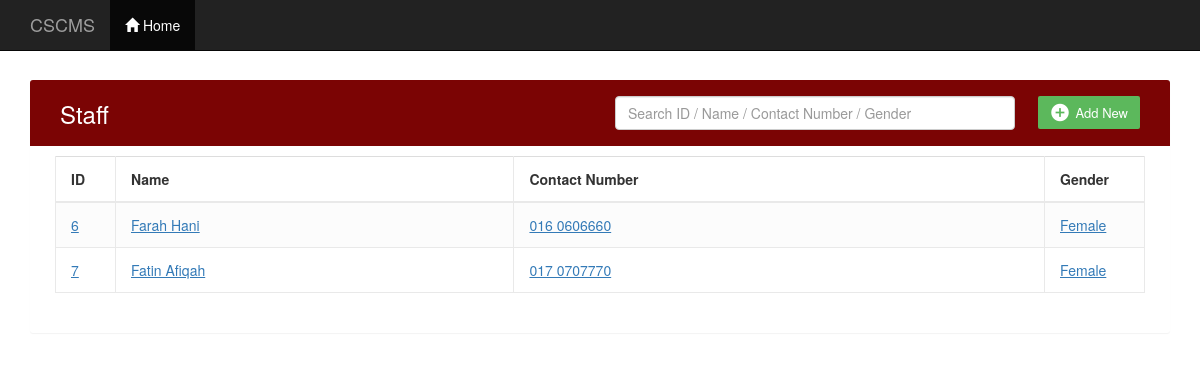
The page /supervisor/staff/StList.php (signed in) on the database its author committed.
### tables this page shows
CREATE TABLE `staff` (
  `st_id` int(11) NOT NULL,
  `st_username` varchar(15) NOT NULL,
  `st_salt` varchar(100) NOT NULL,
  `st_password` varchar(100) NOT NULL,
  `st_fullname` varchar(30) NOT NULL,
  `st_contact` varchar(20) NOT NULL,
  `st_gender` varchar(10) NOT NULL,
  `grant_level` varchar(15) NOT NULL DEFAULT 'Staff'
);

### supervisor/staff/StList.php (the view, shortened to what this page needs)
<!DOCTYPE html>
<html lang="en">
<head>
<link rel="stylesheet" href="https://maxcdn.bootstrapcdn.com/font-awesome/4.7.0/css/font-awesome.min.css">
<link rel="stylesheet" href="https://maxcdn.bootstrapcdn.com/bootstrap/3.3.7/css/bootstrap.min.css">
<link rel="stylesheet" href="https://cdnjs.cloudflare.com/ajax/libs/font-awesome/4.7.0/css/font-awesome.min.css">
<link rel="stylesheet" href="https://cdnjs.cloudflare.com/ajax/libs/font-awesome/4.7.0/css/font-awesome.min.css">
</head>
<body>
	<nav class="navbar navbar-inverse navbar-fixed-top">
	  <div class="container-fluid">
		<h4 class="navbar-text">CSCMS</h4>
		<ul class="nav navbar-nav">
		  <li class="active"><a href="../dashboard/index.php"><span class="glyphicon glyphicon-home"></span> Home</a></li>
		</ul>
	  </div>
	</nav>
    <div class="container" style="margin-top:50px">
        <div class="table-wrapper">
            <div class="table-title">
                <div class="row">
                    <div class="col-sm-6">
						<h2>Staff</h2>
					</div>
					<div class="col-sm-6">
						<a  class="btn btn-success" onClick="window.location='/fyp/register/register.php';"><i class="material-icons">&#xE147;</i> <span>Add New</span></a>
						<input type="text" name="search" id="search_text" class="form-control form-control-md border-secondary" style="width:400px" placeholder="Search ID / Name / Contact Number / Gender">
					</div>
                </div>
            </div>
            <form action="<?php echo $_SERVER['PHP_SELF']?>" method="post">
            <?php
					include 'connectionDB.php';
					$stmnt=$con->prepare("SELECT * FROM staff");
					$stmnt->execute();
					$result=$stmnt->get_result();
				?>
				<table class="table table-hover table-light table-striped table-bordered" id="table-data">
					<thead>
						<tr>
							<th>ID</th>
							<th>Name</th>
							<th>Contact Number</th>
							<th>Gender</th>
						</tr>
					</thead>
					<tbody>
						<?php while($row=$result->fetch_assoc())
						{ ?>
						<tr class='clickable-row text-primary' data-href='/fyp/supervisor/staff/StDisplay.php?id=<?php echo $row['st_id']; ?>'>
							<td><u><?= $row['st_id']; ?></u></td>
							<td><u><?= $row['st_fullname']; ?></u></td>
							<td><u><?= $row['st_contact']; ?></u></td>
							<td><u><?= $row['st_gender']; ?></u></td>
						</tr>
						<?php } ?>
					</tbody>
				</table>
        </div>
    </div>
</body>
</html>

### supervisor/staff/StList.php (style rules this page uses)
.table-wrapper { background: #fff; padding: 20px 25px; margin: 30px 0; border-radius: 3px; box-shadow: 0 1px 1px rgba(0,0,0,.05); }
.table-title { padding-bottom: 15px; background: #7B0404; color: #fff; padding: 16px 30px; margin: -20px -25px 10px; border-radius: 3px 3px 0 0; }
.table-title h2 { margin: 5px 0 0; font-size: 24px; }
.table-title .btn { color: #fff; float: right; font-size: 13px; border: none; min-width: 50px; border-radius: 2px; border: none; outline: none !important; margin-left: 10px; }
.table-title .btn i { float: left; font-size: 21px; margin-right: 5px; }
.table-title .btn span { float: left; margin-top: 2px; }
table.table tr th, table.table tr td { border-color: #e9e9e9; padding: 12px 15px; vertical-align: middle; }
table.table tr th:first-child { width: 60px; }
table.table tr th:last-child { width: 100px; }
table.table-striped tbody tr:nth-of-type(odd) { background-color: #fcfcfc; }
[data-href] { cursor:pointer; }

### rows shown on the page
staff: st_id "6", st_fullname "Farah Hani", st_contact "016 0606660", st_gender "Female"
staff: st_id "7", st_fullname "Fatin Afiqah", st_contact "017 0707770", st_gender "Female"
